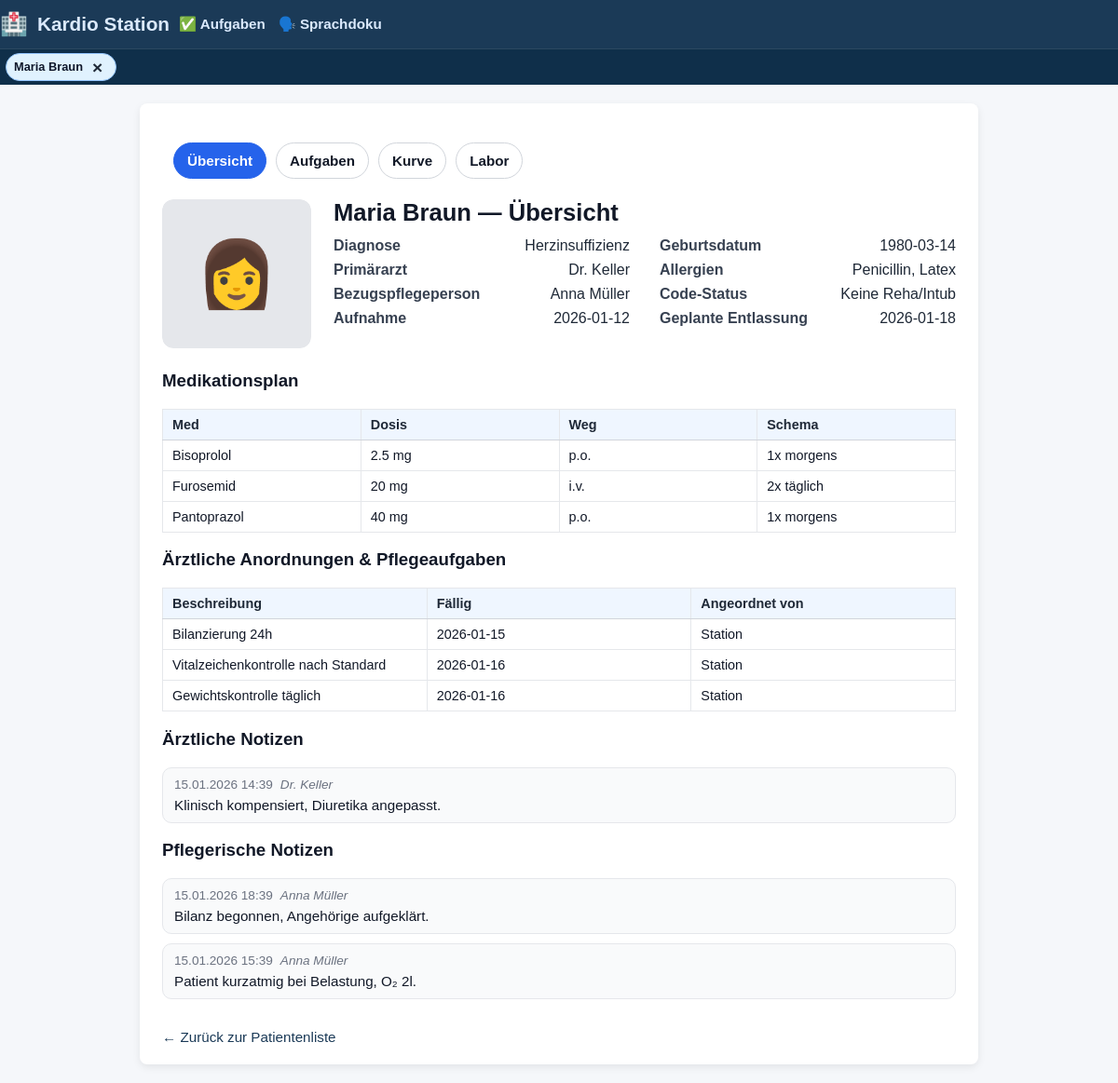
Page /patient/1 on the earlier database version.
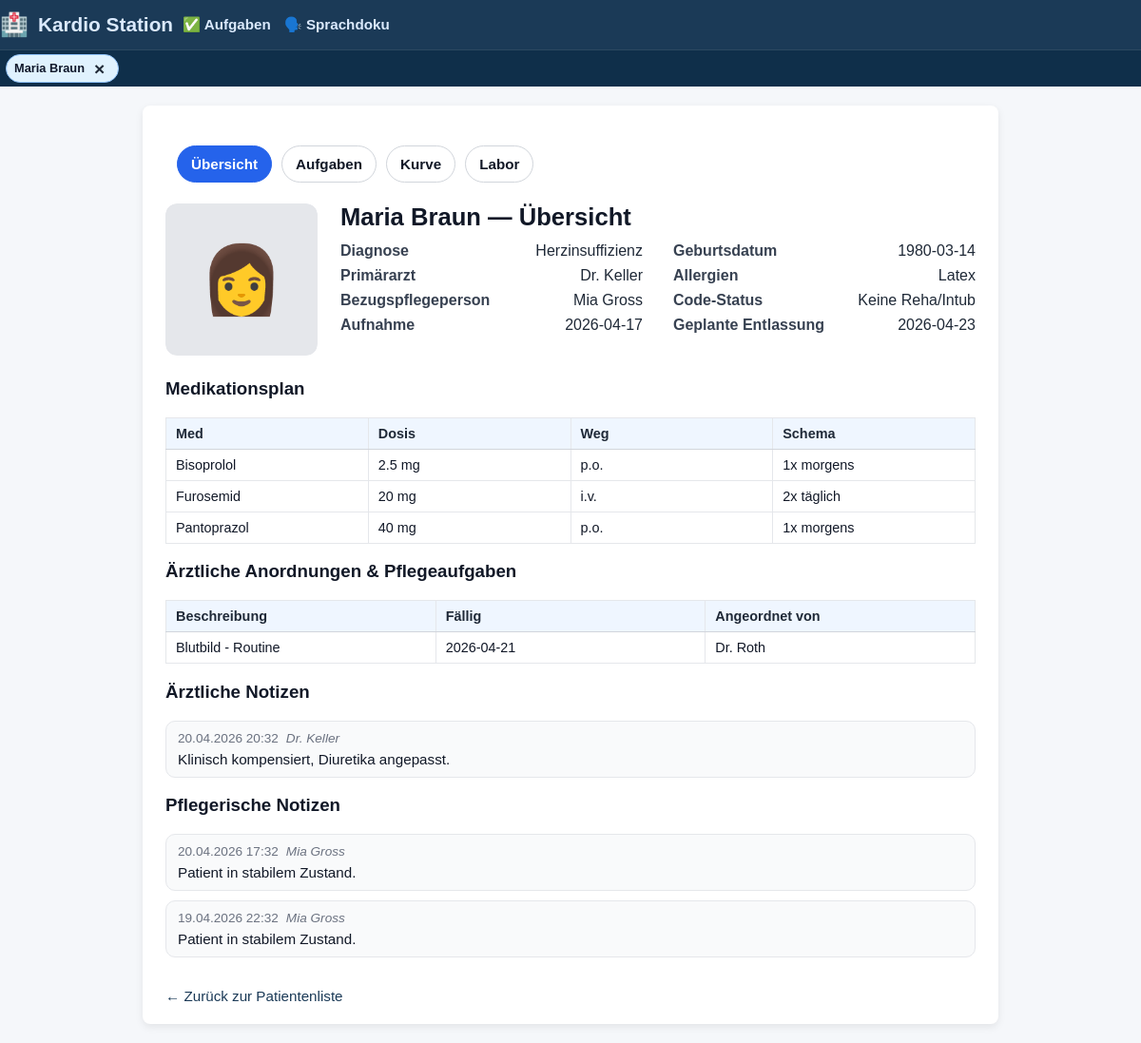
Same page on the later database version.
### tables this page shows
CREATE TABLE patients (
    id INTEGER PRIMARY KEY AUTOINCREMENT,
    patient_identifier TEXT NOT NULL,
    name TEXT NOT NULL,
    gender TEXT,
    dob TEXT,
    room TEXT,
    diagnosis TEXT,
    bezugspflege_id INTEGER,
    allergies TEXT,
    code_status TEXT,
    admission_date TEXT,
    expected_discharge TEXT,
    primary_doctor TEXT,
    photo_filename TEXT,
    FOREIGN KEY (bezugspflege_id) REFERENCES nurses(id)
);

CREATE TABLE nurses (
    id INTEGER PRIMARY KEY AUTOINCREMENT,
    name TEXT NOT NULL
);

CREATE TABLE medications (
    id INTEGER PRIMARY KEY AUTOINCREMENT,
    patient_id INTEGER NOT NULL,
    name TEXT NOT NULL,
    dose TEXT,
    route TEXT,
    schedule TEXT,
    next_due TEXT,
    due_time TEXT,
    completed INTEGER DEFAULT 0,
    given INTEGER DEFAULT 0,
    not_given INTEGER DEFAULT 0,
    last_given_by TEXT,
    last_given_at TEXT,
    FOREIGN KEY (patient_id) REFERENCES patients(id)
);

CREATE TABLE orders (
    id INTEGER PRIMARY KEY AUTOINCREMENT,
    patient_id INTEGER NOT NULL,
    description TEXT NOT NULL,
    due_date TEXT,
    due_time TEXT,
    status TEXT,
    ordered_by TEXT,
    type TEXT,
    completed INTEGER DEFAULT 0,
    FOREIGN KEY (patient_id) REFERENCES patients(id)
);

CREATE TABLE doctor_notes (
    id INTEGER PRIMARY KEY AUTOINCREMENT,
    patient_id INTEGER NOT NULL,
    note TEXT NOT NULL,
    created_at TEXT,
    author TEXT,
    FOREIGN KEY (patient_id) REFERENCES patients(id)
);

CREATE TABLE nurse_notes (
    id INTEGER PRIMARY KEY AUTOINCREMENT,
    patient_id INTEGER NOT NULL,
    note TEXT NOT NULL,
    created_at TEXT,
    author TEXT,
    FOREIGN KEY (patient_id) REFERENCES patients(id)
);

### app.py (the view)
@app.route("/patient/<int:patient_id>", methods=["GET", "POST"])
def patient_detail(patient_id):
    conn = get_connection()
    cur = conn.cursor()
    cur.execute("""
        SELECT
            p.id,
            p.patient_identifier,
            p.name,
            p.gender,
            p.dob,
            p.diagnosis,
            p.bezugspflege_id,
            p.allergies,
            p.code_status,
            p.admission_date,
            p.expected_discharge,
            p.primary_doctor,
            p.photo_filename,
            n.name AS bezugspflege_name
        FROM patients p
        LEFT JOIN nurses n ON p.bezugspflege_id = n.id
        WHERE p.id = ?;
    """, (patient_id,))
    patient = cur.fetchone()
    cur.execute("SELECT id, name FROM nurses ORDER BY name;")
    nurses = cur.fetchall()
    cur.execute("""
        SELECT id, name, dose, route, schedule
        FROM medications
        WHERE patient_id = ?
            AND (given IS NULL OR given = 0)
            AND (not_given IS NULL OR not_given = 0)
        ORDER BY name;
    """, (patient_id,))
    meds = cur.fetchall()
    cur.execute("""
        SELECT description, due_date, status, ordered_by, type
        FROM orders
        WHERE patient_id = ?
        ORDER BY due_date;
    """, (patient_id,))
    orders = cur.fetchall()
    cur.execute("""
        SELECT note, created_at, author
        FROM doctor_notes
        WHERE patient_id = ?
        ORDER BY created_at DESC, id DESC;
    """, (patient_id,))
    doctor_notes = cur.fetchall()
    cur.execute("""
        SELECT note, created_at, author
        FROM nurse_notes
        WHERE patient_id = ?
        ORDER BY created_at DESC, id DESC;
    """, (patient_id,))
    nurse_notes = cur.fetchall()
    if patient:
        add_patient_tab(patient["id"], patient["name"], url_for("patient_detail", patient_id=patient["id"]))
        set_active_patient(patient["id"])
    cur.execute("""
        SELECT alert, severity, created_at
        FROM ai_alerts
        WHERE patient_id = ?
        ORDER BY datetime(created_at) DESC, id DESC;
    """, (patient_id,))
    alerts = cur.fetchall()
    current_nurse = get_current_nurse(conn)
    conn.close()
    conn.close()
    return render_template(
        "patient_detail.html",
        alerts=alerts,
        current_nurse=current_nurse,
        patient=patient,
        nurses=nurses,
        meds=meds,
        orders=orders,
        doctor_notes=doctor_notes,
        nurse_notes=nurse_notes,
        active_tab="overview",
    )

### app.py (called while the page is built, shortened)
def get_connection():
    conn = sqlite3.connect(DB_PATH)
    conn.row_factory = sqlite3.Row
    return conn

def get_current_nurse(conn=None):
    nurse_id = session.get("current_nurse_id")
    if not nurse_id:
        return None

def add_patient_tab(patient_id: int, patient_name: str, url: str):
    tabs = session.get("patient_tabs", [])
    tabs = [t for t in tabs if t.get("patient_id") != patient_id]
    tabs.append({
        "patient_id": patient_id,
        "name": patient_name,
        "url": url,   # where to go back to (last place)
    })
    tabs = tabs[-5:]
    session["patient_tabs"] = tabs

def set_active_patient(patient_id: int):
    session["active_patient_id"] = patient_id

@app.template_filter("format_dt")
def format_dt(value):
    if not value:
        return "–"
    try:
        dt = datetime.fromisoformat(value)
        return dt.astimezone(LOCAL_TZ).strftime("%d.%m.%Y %H:%M")
    except:
        return value

### templates/patient_detail.html (shortened to what the changed rows need)
<!DOCTYPE html>
<html>
<head>
    <link rel="stylesheet" href="{{ url_for('static', filename='styles.css') }}">
</head>
<body>
{% extends "base.html" %}
{% block content %}
<div class="patient-header-block">
    <div class="clinical-info-column">
        <h1 class="patient-header-title">
            {{ patient["name"] }} — Übersicht</h1>
        <div class="clinical-summary-grid">
            <div class="clinical-col">
                <div class="field-row">
                    <span class="field-label">Diagnose</span>
                    <span class="field-value">{{ patient["diagnosis"] or "—" }}</span>
                </div>
                <div class="field-row">
                    <span class="field-label">Primärarzt</span>
                    <span class="field-value">{{ patient["primary_doctor"] or "—" }}</span>
                </div>
                <div class="field-row">
                    <span class="field-label">Bezugspflegeperson</span>
                    <span class="field-value">{{ patient["bezugspflege_name"] or "—" }}</span>
                </div>
                <div class="field-row">
                    <span class="field-label">Aufnahme</span>
                    <span class="field-value">{{ patient["admission_date"] or "—" }}</span>
                </div>
            </div>
            <div class="clinical-col">
                <div class="field-row">
                    <span class="field-label">Geburtsdatum</span>
                    <span class="field-value">{{ patient["dob"] or "—" }}</span>
                </div>
                <div class="field-row">
                    <span class="field-label">Allergien</span>
                    <span class="field-value">
                        {% if patient["allergies"] %}
                            {{ patient["allergies"] }}
                        {% else %}
                            —
                        {% endif %}
                    </span>
                </div>
                <div class="field-row">
                    <span class="field-label">Code-Status</span>
                    <span class="field-value">
                        {% if patient["code_status"] %}
                            {{ patient["code_status"] }}
                        {% else %}
                            —
                        {% endif %}
                    </span>
                </div>
                <div class="field-row">
                    <span class="field-label">Geplante Entlassung</span>
                    <span class="field-value">{{ patient["expected_discharge"] or "—" }}</span>
                </div>
            </div>
        </div>
    </div>
</div>
{% if meds %}
    <table class="detail-table">
        <thead>
            <tr>
                <th>Med</th>
                <th>Dosis</th>
                <th>Weg</th>
                <th>Schema</th>
            </tr>
        </thead>
        <tbody>
            {% for m in meds %}
                <tr>
                    <td>{{ m["name"] }}</td>
                    <td>{{ m["dose"] }}</td>
                    <td>{{ m["route"] }}</td>
                    <td>{{ m["schedule"] }}</td>
                </tr>
            {% endfor %}
        </tbody>
    </table>
{% else %}
    <p>Keine Medikation dokumentiert.</p>
{% endif %}
{% if orders %}
    <table class="detail-table">
        <thead>
            <tr>
                <th>Beschreibung</th>
                <th>Fällig</th>
                <th>Angeordnet von</th>
            </tr>
        </thead>
        <tbody>
            {% for o in orders %}
                <tr>
                    <td>{{ o["description"] }}</td>
                    <td>{{ o["due_date"] or "—" }}</td>
                    <td>{{ o["ordered_by"] or "—" }}</td>
                </tr>
            {% endfor %}
        </tbody>
    </table>
{% else %}
    <p>Keine offenen Anordnungen/Pflegeaufgaben dokumentiert.</p>
{% endif %}
{% if doctor_notes %}
    <ul class="note-list">
        {% for n in doctor_notes %}
            <li class="note-item">
                <div class="note-meta">
                    <span class="note-time">{{ n["created_at"]| format_dt }}</span>
                    <span class="note-author">{{ n["author"] }}</span>
                </div>
                <div class="note-text">
                    {{ n["note"] }}
                </div>
            </li>
        {% endfor %}
    </ul>
{% else %}
    <p>Keine ärztlichen Notizen dokumentiert.</p>
{% endif %}
{% if nurse_notes %}
    <ul class="note-list">
        {% for n in nurse_notes %}
            <li class="note-item">
                <div class="note-meta">
                    <span class="note-time">{{ n["created_at"]| format_dt }}</span>
                    <span class="note-author">{{ n["author"] }}</span>
                </div>
                <div class="note-text">
                    {{ n["note"] }}
                </div>
            </li>
        {% endfor %}
    </ul>
{% else %}
    <p>Keine pflegerischen Notizen dokumentiert.</p>
{% endif %}
{% endblock %}

### templates/base.html (shortened to what this page needs)
<!DOCTYPE html>
<html lang="de">
<head>
  <link rel="stylesheet" href="{{ url_for('static', filename='styles.css') }}">
</head>
<body>
<div class="header header-mobile">
  <div class="header-title">
    <span class="icon">🏥</span>
    <a class="station-link" href="{{ url_for('home') }}">Kardio Station</a>
  <div class="nav-links">
    <a href="{{ url_for('tasks_view') }}">✅ Aufgaben</a>
    <a href="{{ url_for('voice_doc') }}">🗣️ Sprachdoku</a>
    </div>
  </div>
</div>
{% set tabs = session.get("patient_tabs", []) %}
{% if tabs %}
  <div class="patient-tabs-bar">
    <div class="patient-tabs-scroll">
      {% for t in tabs %}
        <div class="patient-tab {% if session.get('active_patient_id') == t.patient_id %}active{% endif %}">
          <a class="patient-tab-link" href="{{ t.url }}">{{ t.name }}</a>
          <form method="POST" action="{{ url_for('close_current_patient') }}" class="patient-tab-exit-form">
  <button type="submit"
          class="patient-tab-exit"
          aria-label="Patient schließen">
    ×
  </button>
</form>
        </div>
      {% endfor %}
    </div>
  </div>
{% endif %}
<div class="container">
  {% block content %}{% endblock %}
</div>
</body>
</html>

Differences in the rows shown:
no longer on this page (row edited): orders: description "Bilanzierung 24h", due_date "2026-01-15", ordered_by "Station"
removed orders: description "Vitalzeichenkontrolle nach Standard", due_date "2026-01-16", ordered_by "Station"
no longer on this page (row edited): orders: description "Gewichtskontrolle täglich", due_date "2026-01-16", ordered_by "Station"
removed nurse_notes: created_at "15.01.2026 18:39", author "Anna Müller", note "Bilanz begonnen, Angehörige aufgeklärt."
removed nurse_notes: created_at "15.01.2026 15:39", author "Anna Müller", note "Patient kurzatmig bei Belastung, O₂ 2l."
changed patients "Maria Braun": admission_date "2026-01-12" → "2026-04-17"; allergies "Penicillin, Latex" → "Latex"; expected_discharge "2026-01-18" → "2026-04-23"
changed nurses: name "Anna Müller" → "Mia Gross"
added orders: description "Blutbild - Routine", due_date "2026-04-21", ordered_by "Dr. Roth"
changed doctor_notes "Klinisch kompensiert, Diuretika angepasst.": created_at "15.01.2026 14:39" → "20.04.2026 20:32"
added nurse_notes: created_at "20.04.2026 17:32", author "Mia Gross", note "Patient in stabilem Zustand."
added nurse_notes: created_at "19.04.2026 22:32", author "Mia Gross", note "Patient in stabilem Zustand."
